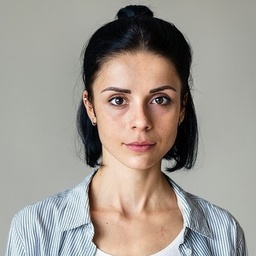
#> input picture Q1/face1.jpg, 256 x 256 px, shrunk from 400 x 400 before the run
$ python Q1.py
#> lines starting #> are read from the running program, lines starting #| are printed output that depends on the picture
import cv2
import numpy
import math


natural_light = [253, 198, 243]

def lenHype(a, b):
    return math.sqrt(a**2 + b**2)
def set_seq(number_needed, num_range):
    sequence = []
    for i in range(number_needed):
        sequence.append(hash(i*(math.pi))%num_range)
    return sequence

def gausianDistibution(x, sigma):
    return (1/(sigma*math.sqrt(2*math.pi)))*math.e**(-((x**2)/(2*(sigma**2))))

def gaussianDegradation(number_Points, sigma):
    diff = (4*sigma)/number_Points
    dropoff = []
    out = []
    for i in range(number_Points):
        dropoff.append(gausianDistibution(i*diff, sigma))
        out.append(gausianDistibution(i*diff, sigma) * 1 / dropoff[0])

    return out

def medianFilter(image, dimension):
    canvas = image.copy()
    if dimension % 2 != 1:
        dimension += 1


    for x in range(dimension):
        for y in range(dimension):
            workspace = []
            top_left_x = x - (dimension - 1)/2
            top_left_y = y + (dimension - 1)/2
            for p_y in range(dimension):
                for p_x in range(dimension):
                    current_x = int(top_left_x + p_x)
                    current_y = int(top_left_y - p_y)
                    try:
                        selected_pix = image[current_y][current_x][0:3]
                        if current_x >= 0 and current_y >= 0 and current_x <= dimension and current_y <= dimension:
                            workspace.append(selected_pix)
                    except:
                        continue
            pixels_in_filter = len(workspace)

            mean_pix = 0
            for pixel in workspace:
                mean_pix += pixel[0] / pixels_in_filter

            canvas[y][x] = mean_pix

        return canvas

def genLines(image):
    y_dim = len(image)
    x_dim = len(image[0])
    top_L = int(round(x_dim * 7/10))
    top_R = int(round(x_dim * 6/ 10))

    bottom_L = int(round(x_dim * 6 / 10))
    grad = -(y_dim)/(top_L-bottom_L)

    intercept_L = y_dim - (grad*top_L)
    intercept_R = y_dim - (grad * top_R)

    return grad, intercept_L, intercept_R

def borderPixels(image, grad, intercept_L, intercept_R):
    row_points = []

    for rowNum in range(len(image)):
        row_points.append(((rowNum, int(round((rowNum - intercept_L)/grad))), (rowNum, int(round((rowNum - intercept_R) / grad)))))
    return row_points

def genWindowMask(image, row_points, blur_size, blur_drop):
    dropoff = gaussianDegradation(blur_size, blur_drop)
    rows, cols, dimensions = image.shape
    mask = [[0 for i in range(cols)] for j in range(rows)]

    for row_num in range(rows):
        for collumb_num in range(cols):

            if row_points[row_num][1][1] < collumb_num  and collumb_num < row_points[row_num][0][1]:
                mask[row_num][collumb_num] = 1

            else:
                if blur_size != 0 and blur_drop != 0:
                    if collumb_num == row_points[row_num][0][1]:

                        for i in range(len(dropoff)-1):
                            try:
                                mask[row_num][collumb_num + i] = dropoff[i]

                            except:
                                continue
                    #
                    elif collumb_num == row_points[row_num][1][1] :
                        for i in range(len(dropoff)-1):
                            try:
                                mask[row_num][collumb_num - i] = dropoff[i]
                            except:
                                continue

    #mask = np.array(mask)
    return cv2.GaussianBlur(numpy.array(mask),(9,9),0)


def rainbowGap(image, row_points):
    canvas = image.copy()
    rows, cols, dimensions = image.shape
    width = abs(row_points[0][1][1] - row_points[0][0][1] ) +1
    gradient = spectrum().createRainbow(width, 0.5)

    for row_num in range(rows):
        counter = 0
        for col_num in range(cols):
            if col_num >= row_points[row_num][1][1] and col_num <= row_points[row_num][0][1]:
                try:
                    canvas[row_num][col_num] = gradient[counter]
                except:
                    canvas[row_num][col_num] = canvas[row_num][col_num]
                counter += 1
            elif col_num > row_points[row_num][0][1]:
                canvas[row_num][col_num] = gradient[-1]
            elif col_num < row_points[row_num][1][1]:
                canvas[row_num][col_num] = gradient[0]

    return canvas


def genSunMask(baseImage, sigma):
    mask = [[0 for j in range(len(baseImage[0]))] for i in range(len(baseImage))]
    rows, cols, dimensions = baseImage.shape
    c_x, c_y = round(cols/2), round(rows/2)
    max  = gausianDistibution(0, sigma)
    for r in range(len(baseImage)):
        for c in range(len(baseImage[0])):
            displacement_center = lenHype(abs(c_y - c),abs(c_x - r))
            const = gausianDistibution(displacement_center, sigma)

            mask[r][c] = const * 1/max
    return mask

def combineMasks(mask_A, mask_B):
    combo = [[0 for j in range(min(len(mask_A[0]), len(mask_B[0])))]for i in range(min(len(mask_A), len(mask_B)))]
    for row in range(len(combo)):
        for col in range(len(combo[0])):
            combo[row][col] = mask_B[row][col] * mask_A[row][col]
    return combo

def combineImages(imageA, imageB, mask, ratio):
    canvas = imageA.copy()
    for row in range(len(imageA)):

        for col in range(len(imageA[0])):

            if mask[row][col] != 0:
                pix_ratio = ratio * mask[row][col]
                canvas[row][col] = [boundPixVal((1-pix_ratio) * imageA[row][col][0] + (pix_ratio) * imageB[row][col][0]),
                                    boundPixVal((1-pix_ratio) * imageA[row][col][1] + (pix_ratio) * imageB[row][col][1]),
                                    boundPixVal((1-pix_ratio) * imageA[row][col][2] + (pix_ratio) * imageB[row][col][2])]
    return canvas

def altGamma(image, ratio):
    canvas = image.copy()
    for row in range(len(image)):
        for col in range(len(image[0])):

            canvas[row][col] = [boundPixVal(image[row][col][0]*ratio),
                                boundPixVal(image[row][col][1]*ratio),
                                boundPixVal(image[row][col][2]*ratio),]
    return canvas

def boundPixVal(val):
    return max(0,min(255, val))

def colourWall(image, colour):
    canvas = image.copy()
    for row in range(len(image)):
        for col in range(len(image[0])):
            canvas[row][col] = [colour[0],
                                colour[1],
                                colour[2]]
    return canvas
def allOnesMask(image):
    rows, cols, dims = image.shape
    return [[1 for i in range(cols)] for j in range(rows)]

class spectrum:
    def __init__(self):
        self.max_range = 256*6*2

    def hexRGB(self, hex_num):
        size = len(hex_num)
        return tuple(int(hex_num[i:i + size // 3], 16) for i in range(0, size, size // 3))

    def HSVgradient(self, width, saturation):
        base_col_val = 254 - round(saturation * 254)
        #BGR
        gradient = []

        for i in range(base_col_val, 254):
            for j in range(1):
                gradient.append([base_col_val, i, 255])

        for i in range(base_col_val, 254):
            for j in range(1):
                gradient.append([base_col_val, 255, 255 - (i - base_col_val)])

        for i in range(base_col_val, 254):
            for j in range(1):
                gradient.append([i, 255, base_col_val])

        for i in range(base_col_val, 254):
            for j in range(1):
                gradient.append([255 , 255 - (i - base_col_val), base_col_val])

        for i in range(base_col_val, 254):
            for j in range(1):
                gradient.append([255, base_col_val, i])

        """
        #horrible pink bit that didn't realy look any good
        for i in range(base_col_val, 254):
            for j in range(2):
                gradient.append([255, base_col_val, 255])
        """

        stepsize = round(len(gradient) / width)
        sized_grad = []
        for i in range(0, len(gradient), stepsize):
            sized_grad.append(gradient[i])

        return sized_grad

    def createRainbow(self, width, saturation):
        fitted_gradient = self.HSVgradient(width, saturation)

        sizediff = width - len(fitted_gradient)
        repalce_list = set_seq(sizediff, width)

        if sizediff < 0:
            for i in range(abs(sizediff)):
                fitted_gradient.pop()
        elif sizediff > 0:
            for i in  range(sizediff):
                val = repalce_list[i]
                if val >= len(fitted_gradient)-1:
                    val = len(fitted_gradient) -1
                if val <= 0:
                    val = 1
                fitted_gradient.insert(val + 1, fitted_gradient[val])


        return fitted_gradient

    def rainbowRoad(self, image):
        canvas = image.copy()
        row = self.createRainbow(image.shape[0], 0.5)
        for y in range(len(image)):
            canvas[y] = row
        return canvas


if __name__ == '__main__':
    #open face image
    face_image = cv2.imread("face1.jpg")
#> face_image is the input picture: shape (256, 256, 3); mean B, G, R 143.9, 151.2, 158.4
    #colour image
    sun_wall = colourWall(face_image, natural_light)

    #darkened image
    dark_face = altGamma(face_image, 0.3)
    #lightened face
    light_face = altGamma(face_image, 1.5)
#> call 2 of altGamma, with ratio = 1.5
#> after the loop in altGamma (call 2), `for row in range(len(image)):`:
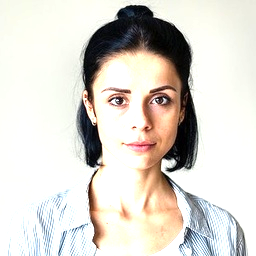
#> canvas: shape (256, 256, 3); mean B, G, R 207.5, 214.8, 219.3
    #rinbow pic

    #generate window mask
    grad, intercept_L, intercept_R = genLines(face_image)
#> in genLines, `y_dim = len(image)`: y_dim = 256
#> in genLines, `top_L = int(round(x_dim * 7/10))`: top_L = 179
#> in genLines, `top_R = int(round(x_dim * 6/ 10))`: top_R = 154
#> in genLines, `grad = -(y_dim)/(top_L-bottom_L)`: grad = -10.24
#> in genLines, `intercept_L = y_dim - (grad*top_L)`: intercept_L = 2089
#> in genLines, `intercept_R = y_dim - (grad * top_R)`: intercept_R = 1833
#> grad = -10.24; intercept_L = 2089; intercept_R = 1833
    row_points = borderPixels(face_image, grad, intercept_L, intercept_R)
#> after the loop in borderPixels, `for rowNum in range(len(image)):`: row_points = 256 items
#> row_points = 256 items
    win_mask = genWindowMask(face_image, row_points, 50, 100)
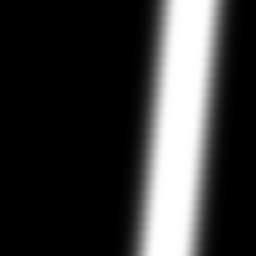
#> win_mask: shape (256, 256) float64; min 0, max 1, mean 0.22
    win_mask = medianFilter(win_mask, 9)

    #create sun mask
    sun_mask = genSunMask(face_image, 100)
#> sun_mask = 256 items

    #combine masks
    total_mask = combineMasks(sun_mask, win_mask)
#> total_mask = 256 items


    #combine them all
    ######regular area##########
    output = combineImages(dark_face, light_face, total_mask, 1)
#> after the loop in combineImages, `for row in range(len(imageA)):`:
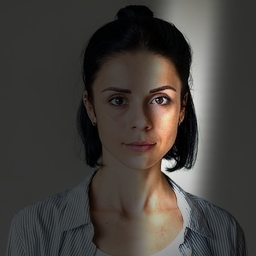
#> canvas: shape (256, 256, 3); mean B, G, R 60.3, 64.3, 68.3

    ######rainbow area##########
    light_plus_rainbow = cv2.GaussianBlur(combineImages(light_face, rainbowGap(light_face, row_points), allOnesMask(face_image), 0.5),(5,5),0)
#> in rainbowGap, `width = abs(row_points[0][1][1] - row_points[0][0][1] ) +1`: width = 26
#> in HSVgradient, `stepsize = round(len(gradient) / width)`: stepsize = 24
#> in createRainbow, `fitted_gradient = self.HSVgradient(width, saturation)`: fitted_gradient = 27 items, first 6: [127, 127, 255], [127, 151, 255], [127, 175, 255], [127, 199, 255], [127, 223, 255], [127, 247, 255]
#> in createRainbow, `sizediff = width - len(fitted_gradient)`: sizediff = -1
#> after the loop in set_seq, `for i in range(number_needed):`: sequence = []
#> after the loop in createRainbow, `for i in range(abs(sizediff)):`: fitted_gradient = 26 items, first 6: [127, 127, 255], [127, 151, 255], [127, 175, 255], [127, 199, 255], [127, 223, 255], [127, 247, 255]
#> in rainbowGap, `gradient = spectrum().createRainbow(width, 0.5)`: gradient has the same summary as fitted_gradient in createRainbow
#> after the loop in rainbowGap, `for row_num in range(rows):`:
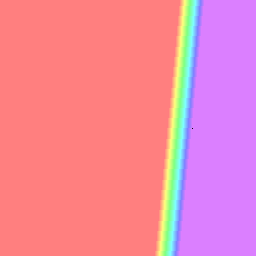
#> canvas: shape (256, 256, 3); mean B, G, R 164.9, 134.9, 238.2
#> in allOnesMask, `rows, cols, dims = image.shape`: rows = 256; dims = 3
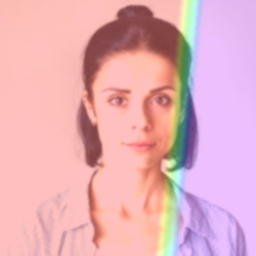
#> light_plus_rainbow: shape (256, 256, 3); mean B, G, R 186, 174.8, 228.6

    r_total_mask = combineMasks(sun_mask, genWindowMask(face_image, row_points, 25, 25))
#> r_total_mask = 256 items
    r_output = combineImages(dark_face, light_plus_rainbow, r_total_mask, 1)
#> call 3 of combineImages, with ratio = 1
#> after the loop in combineImages (call 3), `for row in range(len(imageA)):`:
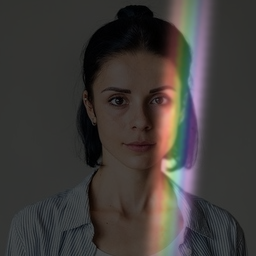
#> canvas: shape (256, 256, 3); mean B, G, R 57, 59.3, 63.1

    #output to file
    cv2.imwrite("light-plusrainbow.jpg", light_plus_rainbow)
    cv2.imwrite("light-cut.jpg", output)
    cv2.imwrite("rinbow-cut.jpg", r_output)

    cv2.imwrite("sun.jpg", numpy.array(total_mask)*255)
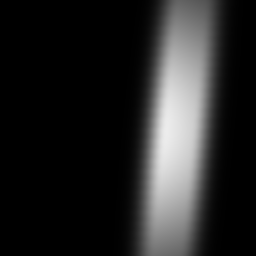
#> saved as sun.jpg: shape (256, 256); min 0, max 236, mean 38
    cv2.imwrite("window.jpg", numpy.array(win_mask)*255)
